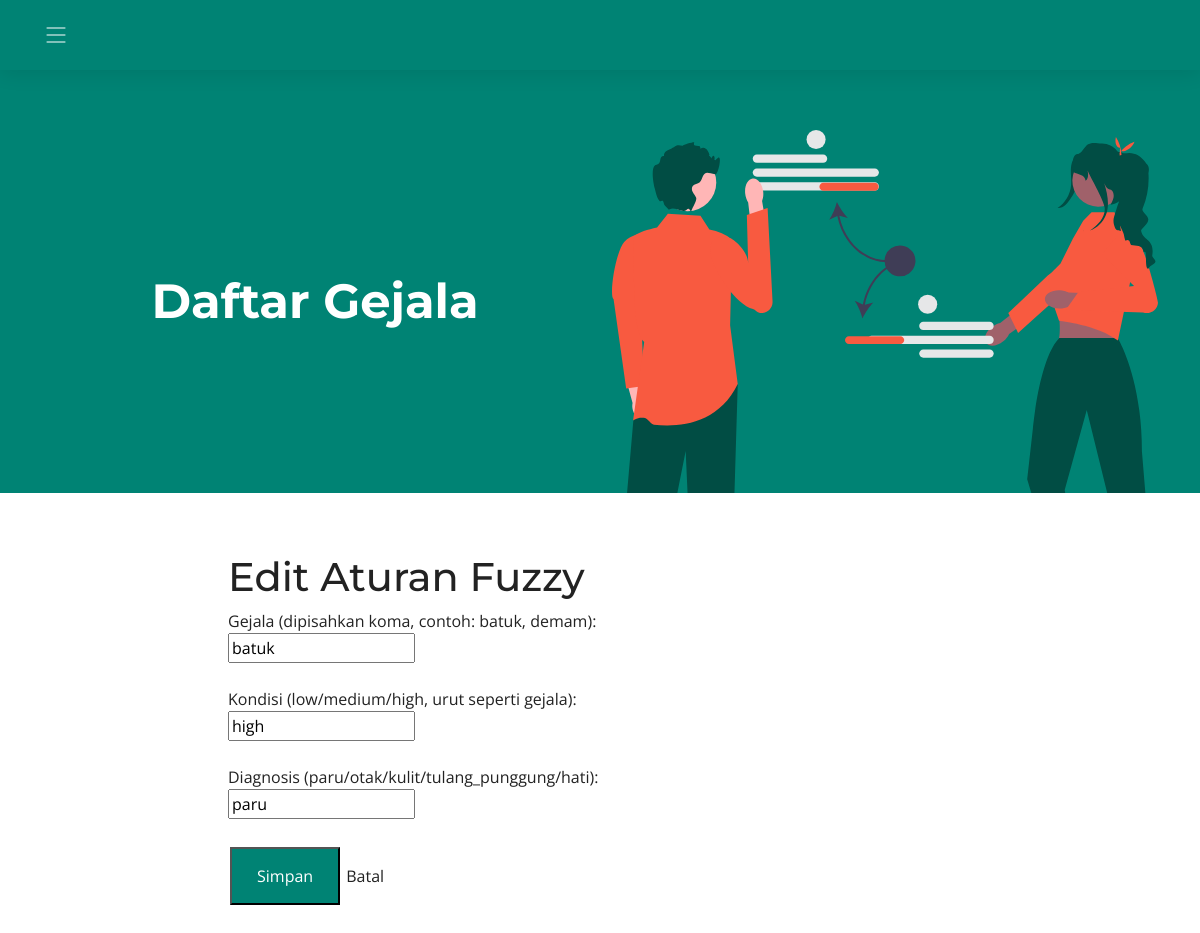
Screenshot of /admin/rules/edit/1 with the database file from the repository.
### tables this page shows
CREATE TABLE aturan_fuzzy (
            id INTEGER PRIMARY KEY AUTOINCREMENT,
            gejala TEXT NOT NULL,
            kondisi TEXT NOT NULL,
            diagnosis text NOT NULL
        );

### app.py (the view, shortened to what this page needs)
@app.route('/admin/rules/edit/<int:id>', methods=['GET', 'POST'])
def admin_edit_rule(id):
    conn = sqlite3.connect('database.db')
    c = conn.cursor()
    c.execute("SELECT * FROM aturan_fuzzy WHERE id=?", (id,))
    rule = c.fetchone()
    conn.close()
    if not rule:
        return "Aturan tidak ditemukan", 404
    return render_template('admin/rule_edit.html', rule=rule)

### templates/admin/rule_edit.html (shortened to what this page needs)
<!DOCTYPE html>
<html lang="en">
<head>
<link href="{{ url_for('static', filename='vendor/bootstrap/css/bootstrap.min.css') }}" rel="stylesheet">
<link href="{{ url_for('static', filename='vendor/bootstrap-icons/bootstrap-icons.css') }}" rel="stylesheet">
<link href="{{ url_for('static', filename='vendor/aos/aos.css') }}" rel="stylesheet">
<link href="{{ url_for('static', filename='vendor/glightbox/css/glightbox.min.css') }}" rel="stylesheet">
<link href="{{ url_for('static', filename='vendor/swiper/swiper-bundle.min.css') }}" rel="stylesheet">
  <link rel="stylesheet" href="{{ url_for('static', filename='css/main.css') }}">
</head>
<body>
  <header id="header" class="header d-flex align-items-center">
    <div class="container-fluid container-xl d-flex align-items-center justify-content-between">
      <i class="mobile-nav-toggle mobile-nav-show bi bi-list"></i>
    </div>
  </header>
    <section id="hero" class="hero">
      <div class="container position-relative">
        <div class="row gy-5" data-aos="fade-in">
          <div class="col-lg-6 order-2 order-lg-1 d-flex flex-column justify-content-center text-center text-lg-start">
            <center><h2>Daftar Gejala</h2></center>
          </div>
          <div class="col-lg-6 order-1 order-lg-2">
            <img src="static/img/hero-img.svg" class="img-fluid" alt="" data-aos="zoom-out" data-aos-delay="100">
          </div>
        </div>
      </div>
    </section>
 <main id="main">
<section id="about" class="about">
    <div class="container" data-aos="fade-up">
      <div class="col-lg-8" style="margin: auto;">
        <h1>Edit Aturan Fuzzy</h1>
            <form method="POST">
                <label for="gejala">Gejala (dipisahkan koma, contoh: batuk, demam):</label><br>
                <input type="text" id="gejala" name="gejala" value="{{ rule[1] }}" required><br><br>
                <label for="kondisi">Kondisi (low/medium/high, urut seperti gejala):</label><br>
                <input type="text" id="kondisi" name="kondisi" value="{{ rule[2] }}" required><br><br>
                <label for="diagnosis">Diagnosis (paru/otak/kulit/tulang_punggung/hati):</label><br>
                <input type="text" id="diagnosis" name="diagnosis" value="{{ rule[3] }}" required><br><br>
                <button type="submit">Simpan</button>
                <a href="{{ url_for('admin_list_rules') }}">Batal</a>
            </form>
      </div>
    </div>
  </section>
  </main>
</body>
</html>

### static/css/main.css (style rules this page uses)
:root { --font-default: "Open Sans", system-ui, -apple-system, "Segoe UI", Roboto, "Helvetica Neue", Arial, "Noto Sans", "Liberation Sans", sans-serif, "Apple Color Emoji", "Segoe UI Emoji", "Segoe UI Symbol", "Noto Color Emoji"; --font-primary: "Montserrat", sans-serif; --font-secondary: "Poppins", sans-serif; }
:root { --color-default: #222222; --color-primary: #008374; --color-secondary: #f85a40; }
:root { scroll-behavior: smooth; }
body { font-family: var(--font-default); color: var(--color-default); }
a { color: var(--color-default); text-decoration: none; }
h1, h2, h3, h4, h5, h6 { font-family: var(--font-primary); }
section { padding: 60px 0; overflow: hidden; scroll-margin-top: 70px; overflow: clip; }
.header { transition: all 0.5s; z-index: 997; height: 90px; background-color: var(--color-primary); }
.header.sticked { position: fixed; top: 0; right: 0; left: 0; height: 70px; box-shadow: 0px 2px 20px rgba(0, 0, 0, 0.1); }
.sticked-header-offset { margin-top: 70px; }
@media (max-width: 1279px) { .mobile-nav-show { color: rgba(255, 255, 255, 0.6); font-size: 28px; cursor: pointer; line-height: 0; transition: 0.5s; z-index: 9999; margin-right: 10px; } }
.hero { width: 100%; position: relative; background: var(--color-primary); padding: 60px 0 0 0; }
.hero h2 { font-size: 48px; font-weight: 700; margin-bottom: 20px; color: #fff; }
button { background-color: var(--color-primary); color: rgb(255, 255, 255); padding: 15px 25px; text-align: center; text-decoration: none; display: inline-block; font-size: 16px; margin: 4px 2px; cursor: pointer; }

### rows the page displays
aturan_fuzzy: gejala "batuk", kondisi "high", diagnosis "paru"
